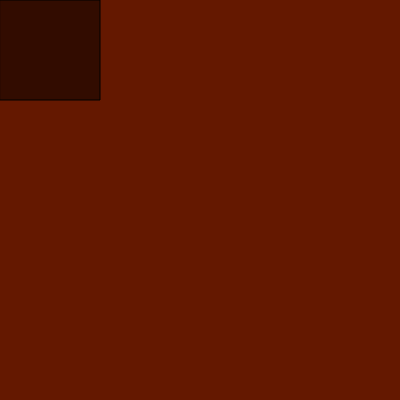
Frame 1 (no input)
Frame 60 (no input): identical to frame 1, image omitted
Frame 120 (the mouse pressed at the canvas centre since frame 60): identical to frame 1, image omitted

The p5.js sketch that drew this single still picture (run headless with seeded random() and noise() and a simulated clock; from frame 60 on, the mouse is pressed at the canvas centre):

// p5.js sketch
// ── sketch.js
var bgRed = 100;

function setup() {
  createCanvas(400,400);
}

function draw() {
  background(bgRed,24,0);
  fill(bgRed / 2,12,0);
  rect(0,0,100,100);
}
